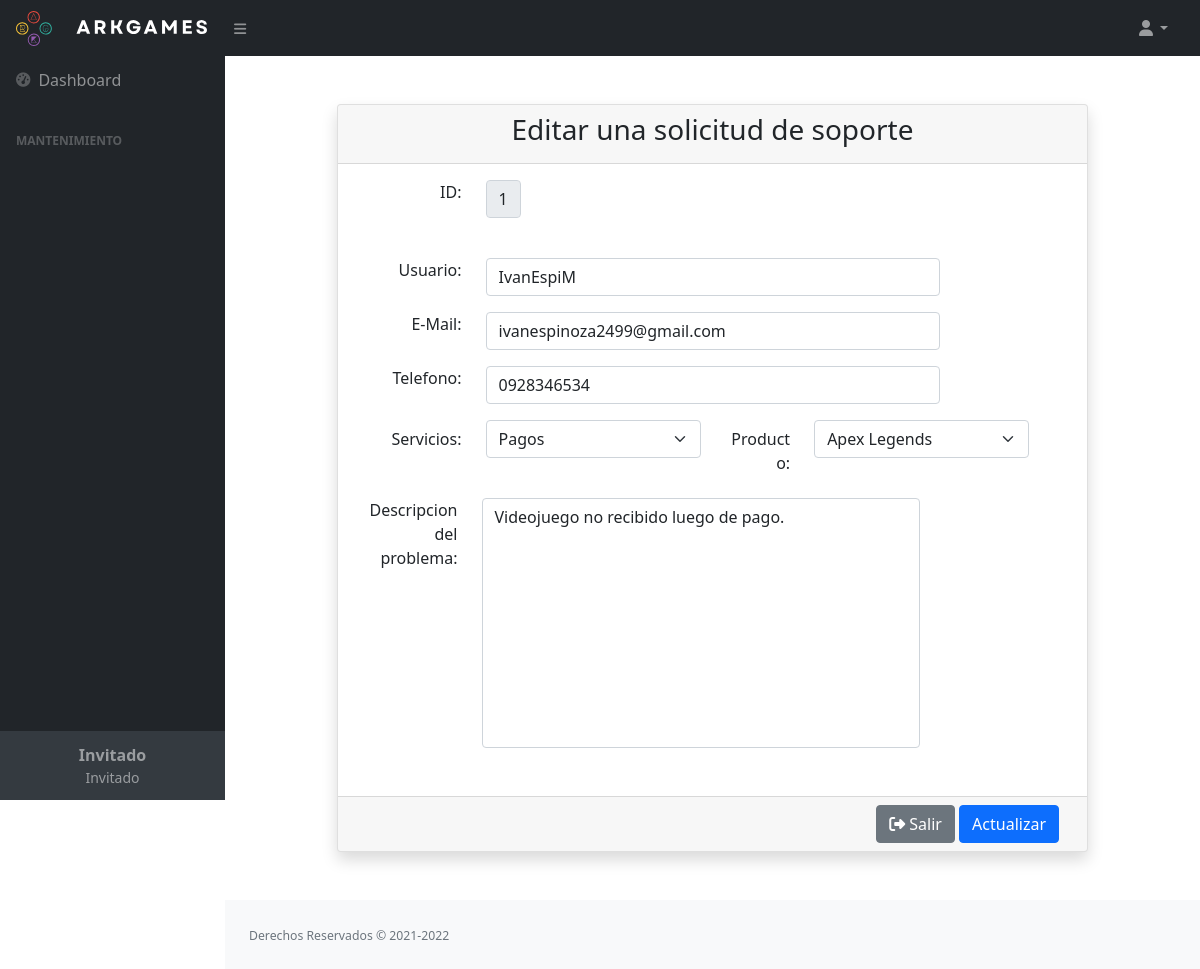
Page /index.php?c=soporte&a=nuevo&id=1 on the committed database.
### tables this page shows
CREATE TABLE `soporte` (
    `id_solicitud` INT(10) NOT NULL AUTO_INCREMENT,
    `usuario` VARCHAR(20) NOT NULL,
    `email` VARCHAR(30) NOT NULL,
    `telefono` VARCHAR(10) NOT NULL,
    `servicio` VARCHAR(20) NOT NULL,
    `producto` VARCHAR(20) NOT NULL,
    `descripcion_problema` VARCHAR(100) NOT NULL,
    PRIMARY KEY (`id_solicitud`)
  );

### controller/ManagerRoute.php (called while the page is built, shortened)
<?php
class ManagerRoute
{
    public function ruteo()
    {
        $accion = (!empty($_REQUEST['a'])) ? htmlentities($_REQUEST['a']) : FUNCTION_DEFAULT;
        $cont = new $controller();
        $cont->$accion();
    }
}

### index.php (called while the page is built, shortened)
<?php
require_once 'controller/ManagerRoute.php';
$front = new ManagerRoute();
$front->ruteo();

### models/dao/SoporteDAO.php (called while the page is built, shortened)
<?php
require_once ROOT_PATH . 'config/conexion.php';
require_once DTO_PATH . 'Soporte.php';
class SoporteDAO
{
  private $con;
  public function __construct()
  {
    $this->con = Conexion::getConexion();
  }
  public function listar()
  {
    $sql = "SELECT * FROM soporte";
    $stmt = $this->con->prepare($sql);
    $stmt->execute();
    $solicitudes = $stmt->fetchAll(PDO::FETCH_ASSOC);
    $ObjReturn = array();
    foreach ($solicitudes  as $soporte) {
      $obj = new Soporte();
      $obj->Set($soporte);
      $ObjReturn[] = $obj;
    }
    return $ObjReturn;
  }
  public function obtener($id)
  {
    try {
      $sql = "SELECT * FROM soporte WHERE id_solicitud =" . $id;
      $stmt = $this->con->prepare($sql);
      $stmt->execute();
      $solicitudes = $stmt->fetchAll(PDO::FETCH_ASSOC);
      $ObjReturn = array();
      foreach ($solicitudes as $soporte) {
        $obj = new Soporte();
        $obj->Set($soporte);
        $ObjReturn[] = $obj;
      }
      return $ObjReturn;
    } catch (Exception $e) {
      die($e->getMessage());
    }
  }
}

### config/conexion.php (called while the page is built)
<?php
class Conexion
{
    public static function getConexion()
    {
        $host = "localhost";
        $port = 3306;
        $database_username = "root";
        $database_password = "HeBe17";
        $dbname = "ArkgamesBD";
        $conectar = null;
        $cadena = "mysql:host={$host};port={$port};dbname={$dbname}";
        try {
            $conectar = new PDO($cadena, $database_username, $database_password);
        } catch (Exception $e) {
            print "¡Error BD!: " . $e->getMessage() . "<br/>";
            print_r("ERROR DE CONEXION");
            die();
        }
        return $conectar;
    }
}

### models/dto/Soporte.php (called while the page is built, shortened)
<?php
class Soporte
{
    public function Set($Valor_SoporteDTO)
    {
        if (isset($Valor_SoporteDTO)) {
            $this->id_solicitud = $Valor_SoporteDTO['id_solicitud'];
            $this->usuario = $Valor_SoporteDTO['usuario'];
            $this->email = $Valor_SoporteDTO['email'];
            $this->telefono = $Valor_SoporteDTO['telefono'];
            $this->servicio = $Valor_SoporteDTO['servicio'];
            $this->producto = $Valor_SoporteDTO['producto'];
            $this->descripcion_problema = $Valor_SoporteDTO['descripcion_problema'];
        }
    }
}

### views/Soporte/editar_solicitud.php (the view, shortened to what this page needs)
<?php require_once VIEW_PATH . 'Templates/HeadDashboardBootstrap.php' ?>
</head>
    <?php require_once VIEW_PATH . 'Templates/MenuDashboardBootstrap.php'?>
    <main class="main p-5 mx-3">
        <div class="container px-5">
            <div class="container card shadow">
                <form id="form_solicitud" method="POST" action="index.php?c=soporte&a=guardar&id=<?php echo $soporte->id_solicitud == null ? '' : $soporte->id_solicitud; ?>" enctype="multipart/form-data">
                    <div class="card-header row">
                        <h3 class="title text-center">Editar una solicitud de soporte</h3>
                    </div>
                    <div class="card-body">
                        <div class="row mb-3">
                            <div class="col-sm-2 text-end">
                                <label class="form-label" for="id">ID:</label>
                            </div>
                            <div class="col-sm-1">
                                <input id="id" class="form-control" type="<?php echo $soporte->id_solicitud != null ? 'text' : 'hidden'; ?>" name="txtid" readonly value="<?php echo $soporte->id_solicitud?>" /> <br>
                            </div>
                        </div>
                        <div class="row mb-3">
                            <div class="col-sm-2 text-end">
                                <label class="form-label" for="usuario">Usuario:</label>
                            </div>
                            <div class="col-sm-8">
                                <input id="usuario" class="form-control" type="text" name="txtusuario" value="<?php echo $soporte->usuario?>" >
                            </div>
                        </div>
                        <div class="row mb-3">
                            <div class="col-sm-2 text-end">
                                <label class="form-label" for="email">E-Mail:</label>
                            </div>
                            <div class="col-sm-8">
                                <input id="email" class="form-control" type="text" name="txtemail" value="<?php echo $soporte->email?>">
                            </div>
                        </div>
                        <div class="row mb-3">
                            <div class="col-sm-2 text-end">
                                <label class="form-label" for="telefono">Telefono:</label>
                            </div>
                            <div class="col-sm-8">
                                <input id="telefono" class="form-control" type="text" name="telefono" value="<?php echo $soporte->telefono ?>">
                            </div>
                        </div>
                        <div class="row mb-3">
                            <div class="col-sm-6">
                                <div class="row">
                                    <label class="col-sm-4 col-form-label text-end">Servicios:</label>
                                    <div class="col-sm-8">
                                        <select id="servicio" class="form-select form-control-sm" aria-label=".form-select-sm example" name="servicio" required>
                                            <option value="Pagos" <?php if($soporte->servicio == "Pagos"){ echo " selected"; }?>>Pagos</option>
                                        </select>
                                    </div>
                                </div>
                            </div>
                            <div class="col-sm-6">
                                <div class="row mb-3">
                                    <label class="col-sm-3 col-form-label text-end">Producto:</label>
                                    <div class="col-sm-8">
                                        <select id="producto" class="form-select form-control-sm" aria-label=".form-select-sm example" name="producto" required>
                                            <option value="Apex Legends" <?php if($soporte->producto == "Apex Legends"){ echo " selected"; }?>>Apex Legends</option>
                                        </select>
                                    </div>
                                </div>
                            </div>
                        <div class="row mb-3">
                            <div class="col-sm-2 text-end">
                                <label class="form-label" for="descripcion">Descripcion del problema:</label>
                            </div>
                            <div class="col-sm-8">
                                <textarea id="descripcion" class="form-control" type="text" name="txtdescripcion" style="resize: none; height: 250px"><?php echo htmlspecialchars($soporte->descripcion_problema); ?></textarea>
                            </div>
                        </div>
                        </div>
                    </div>
                    <div class="card-footer row ">
                        <div class="text-end">
                            <a href="index.php" class="btn btn-secondary"><i class="fa-solid fa-right-from-bracket"></i> Salir</a>
                            <button class="btn btn-primary" id="btnListo" type="submit" value="guardar">Actualizar</button>
                        </div>
                    </div>
                </form>
            </div>
        </div>
    </main>
    <?php require_once VIEW_PATH . 'Templates/FootDashboardBootstrap.php'?>
    <?php require_once VIEW_PATH . 'Templates/EndDashboardBootstrap.php' ?>

### rows in the picture
soporte: txtid "1", txtusuario "IvanEspiM", txtemail "ivanespinoza2499@gmail.com", telefono "0928346534", servicio "Pagos", producto "Apex Legends", txtdescripcion "Videojuego no recibido luego de pago."

### other values in the picture
$tmp->NombreCompleto "Invitado"
$tmp->NombrePerfil "Invitado"
